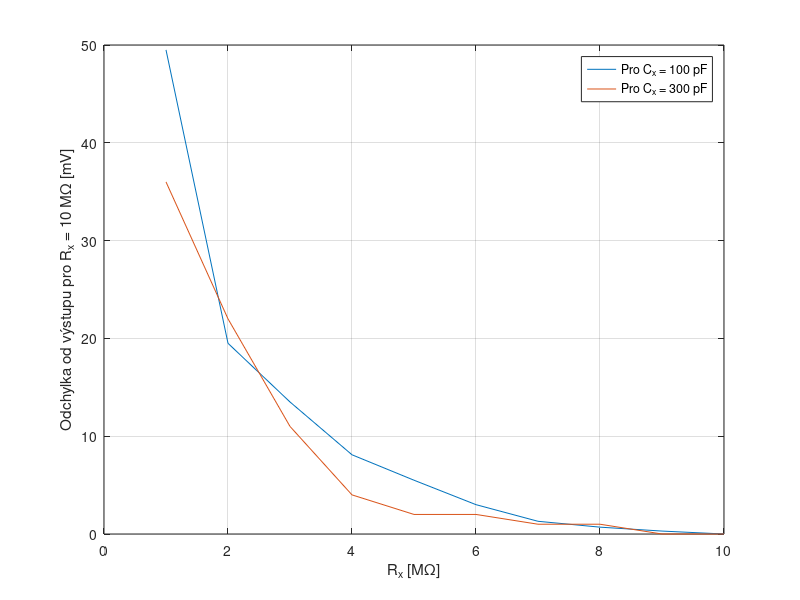

This figure's MATLAB source: (Note: this script raises an error after producing the figure.)
%% No noise, vary Rx
Rx = 1:10; % in Mohms
U_out_100p = [47, 17, 11, 5.6, 3, 0.5, -1.2, -1.8, -2.2, -2.5]; % in mV
U_out_300p = [1055, 1041, 1030, 1023, 1021,1021,1020,1020,1019,1019]; % in mV

plot(Rx, [U_out_100p - (-2.5); U_out_300p - 1019]);
xlabel('R_x [M\Omega]');
ylabel('Odchylka od výstupu pro R_x = 10 M\Omega [mV]');
grid on;
legend('Pro C_x = 100 pF', 'Pro C_x = 300 pF')


%% No noise, vary Cx
Cx = [20 25 30 35 40 45 50 55 60] / 100 * 500; % values in percent of 500pF
U_out = [-2.5, 124.8, 253.7, 378, 507, 635, 766, 897, 1021]; % in mV
U_ideal = (Cx - 100)/200*1000;
U_error = U_ideal - U_out;

yyaxis left
plot(Cx, U_out);
xlabel('C_x [pF]');
ylabel('DC složka výstupního napětí [mV]');
yyaxis right
plot(Cx, U_error);
ylabel('Odchylka od ideální charakteristiky [mV]');
grid on;
legend('Změřená charakteristika', 'Odchylka od ideálu')
variance = var(U_error), deviation = std(U_error)

%% Noise, vary Cx
Cx = [20 25 30 35 40 45 50 55 60] / 100 * 500; % values in percent of 500pF
U_out_shifted = [104,235,370,507, 640, 777, 908, 1041, 1176]; % in mV
U_error = U_out_shifted - U_out;

yyaxis left
plot(Cx, U_out_shifted);
xlabel('C_x [pF]');
ylabel('DC složka výstupního napětí [mV]');
yyaxis right
plot(Cx, U_error);
ylabel('Odchylka od hodnot bez přítomného šumu [mV]');
grid on;
legend('Změřená charakteristika', 'Odchylka od bezšumové charakteristiky', 'location', 'northwest')
variance = var(U_error), deviation = std(U_error)



